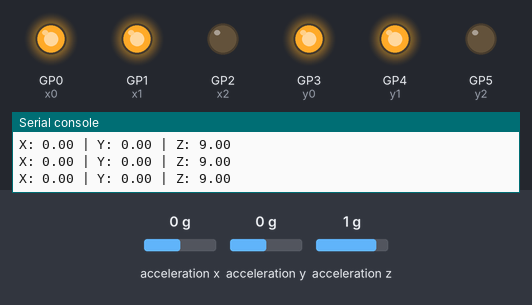
Bench run of a program on a simulated Raspberry Pi Pico running MicroPython. On the bench: output pins drawn as LEDs (lit = HIGH), the last lines printed to the serial console. Inputs (shaded band) come from the test bench; at power-on: acceleration x 0 g, acceleration y 0 g, acceleration z 1 g.

Above: at 3.2 s.
3.3 s: acceleration x set to -0.2 g
At 3.9 s:
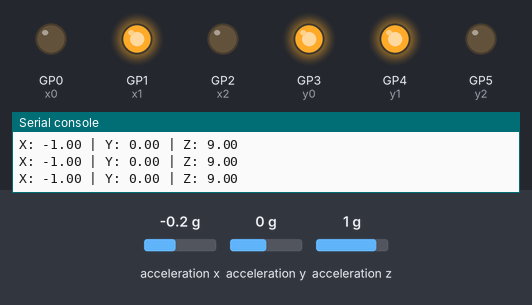
4.8 s: acceleration y set to -0.2 g
At 5.5 s:
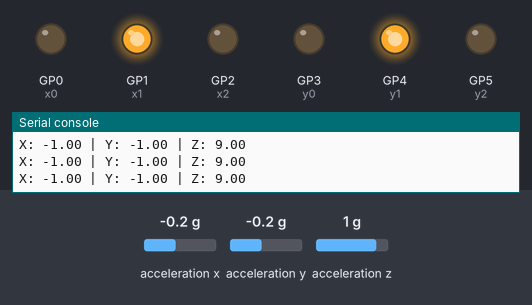
6.3 s: acceleration x set to -1.4 g
At 7.2 s:
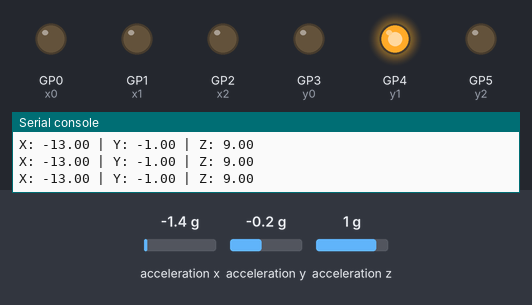
7.8 s: acceleration y set to 0 g
At 8.8 s:
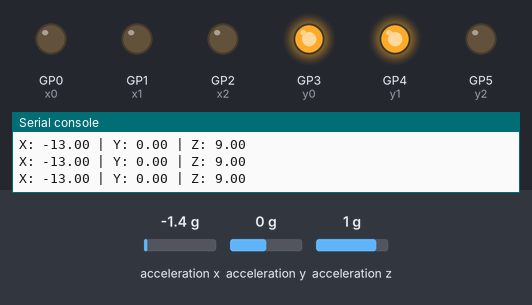
9.3 s: acceleration x set to -0.4 g
10.8 s: acceleration x set to -0.1 g
At 12.1 s:
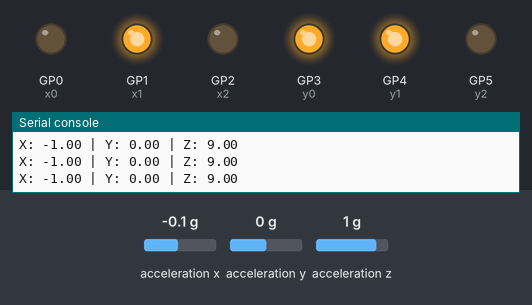
Timing chart, 0 to 13.3 s (numbered marks = the images above; inputs shaded):
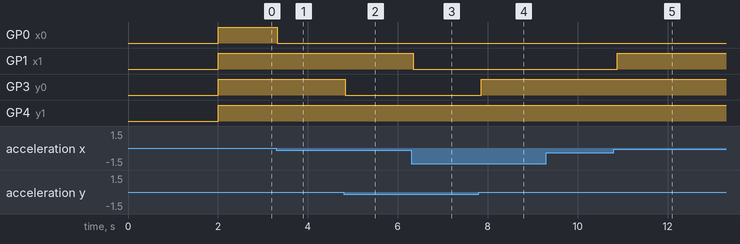

The program:

falling_ball.py
```python
from machine import Pin, I2C
import utime
import ustruct
import sys

#I2C address
MMA8452Q_ADDR = 0X1C

#Registros
REG_DEVID = 0X0D
REG_POWER_CTL = 0X2A
REG_DATAX0 = 0X00

#Otras constantes
DEV_ID = 0x2A
SENSITIVITY_2G = 1.0/1024
EARTH_GRAVITY = 9.81

#Inicializar I2C with pins
i2c = machine.I2C(1, scl = machine.Pin(15), sda = machine.Pin(14), freq = 400000)

x0 = Pin(0, Pin.OUT)
x1 = Pin(1, Pin.OUT)
x2 = Pin(2, Pin.OUT)

y0 = Pin(3, Pin.OUT)
y1 = Pin(4, Pin.OUT)
y2 = Pin(5, Pin.OUT)

def reg_write(i2c, addr, reg, data):
    #escribe bytes al registro especificado

    #Construir mensaje
    msg = bytearray()
    msg.append(data)

    #escribe el mensaje al registro
    i2c.writeto_mem(addr, reg, msg)

def reg_read(i2c, addr, reg, nbytes = 1):

    #Lee bytes del registro especificado, si es mayor a 1 lee de registros consecutivos

    #Se asegura que se está solicitando 1 o más bytes
    if nbytes < 1:
        return bytearray()

    #Solicita data de los registros especificados en I2C
    data = i2c.readfrom_mem(addr, reg, nbytes)

    return data

#Main program

#Lee el ID del dispositivo para asegurarse de que es posible comunicarse con MMA8452Q
data = reg_read(i2c, MMA8452Q_ADDR, REG_DEVID)
if (data != bytearray((DEV_ID,))):
    print("ERROR: No se pudo comunicar con MMA8452Q")
    sys.exit()

#Lee el registro de Power Control
data = reg_read(i2c, MMA8452Q_ADDR, REG_POWER_CTL)
print(data)

#Pide al MMA8452Q empezar a tomar medidas estableciendo el bit de medicion a HIGH
data = int.from_bytes(data, "big") | (1<<0)
reg_write(i2c, MMA8452Q_ADDR, REG_POWER_CTL, data)

#Test: lee el registro de Power Control otra vez para asegurarse que el bit de medicion fue establecido
data = reg_read(i2c, MMA8452Q_ADDR, REG_POWER_CTL)
print(data)

#Espera antes de tomar medidas
utime.sleep(2.0)

#Ejecutar en bucle
while 1:
    #Lee los valores de X, Y y Z de los registros
    data = reg_read(i2c, MMA8452Q_ADDR, REG_DATAX0, 6)

    #Convertimos los bytes en un entero
    acc_x = ustruct.unpack_from("<h", data, 0)[0] / 16
    acc_y = ustruct.unpack_from("<h", data, 2)[0] / 16
    acc_z = ustruct.unpack_from("<h", data, 4)[0] / 16

    #Convertimos medidas a m/s^2
    acc_x = acc_x * SENSITIVITY_2G * EARTH_GRAVITY
    acc_y = acc_y * SENSITIVITY_2G * EARTH_GRAVITY
    acc_z = acc_z * SENSITIVITY_2G * EARTH_GRAVITY

    ball_x = int(acc_x)
    ball_y = int(acc_y)
    ball_z = int(acc_z)

    if ball_x < -2:
        x2.value(0); x1.value(0); x0.value(0)
    elif ball_x == -2:
        x2.value(0); x1.value(0); x0.value(1)
    elif ball_x == -1:
        x2.value(0); x1.value(1); x0.value(0)
    elif ball_x == -0:
        x2.value(0); x1.value(1); x0.value(1)
    elif ball_x == 1:
        x2.value(1); x1.value(0); x0.value(0)
    elif ball_x == 2:
        x2.value(1); x1.value(0); x0.value(1)
    else:
        x2.value(1); x1.value(1); x0.value(0)

    if ball_y < -2:
        y2.value(0); y1.value(0); y0.value(0)
    elif ball_y == -2:
        y2.value(0); y1.value(0); y0.value(1)
    elif ball_y == -1:
        y2.value(0); y1.value(1); y0.value(0)
    elif ball_y == -0:
        y2.value(0); y1.value(1); y0.value(1)
    elif ball_y == 1:
        y2.value(1); y1.value(0); y0.value(0)
    elif ball_y == 2:
        y2.value(1); y1.value(0); y0.value(1)
    else:
        y2.value(1); y1.value(1); y0.value(0)

    #Imprimir resultados
    print("X:", "{:.2f}".format(ball_x), \
          "| Y:", "{:.2f}".format(ball_y), \
          "| Z:", "{:.2f}".format(ball_z))

    utime.sleep(0.1)
```

Measured:
- the behaviour switches between 0 and -0.1 g on acceleration x (found by bisection; images 0 and 1)
- the behaviour switches between 0 and -0.1 g on acceleration y (found by bisection; images 1 and 2)
- the behaviour switches between -0.3 and -0.2 g on acceleration x (found by bisection; images 4 and 5)
- after the input at 3.3 s, GP0 (x0): HIGH → LOW at once
- after the input at 4.8 s, GP3 (y0): HIGH → LOW at once
- after the input at 6.3 s, GP1 (x1): HIGH → LOW at once
- after the input at 7.8 s, GP3 (y0): LOW → HIGH after 0.06 s
- after the input at 10.8 s, GP1 (x1): LOW → HIGH after 0.08 s
